Frame 1 (no input): blank canvas, image omitted
Frame 60 (no input): blank canvas, image omitted
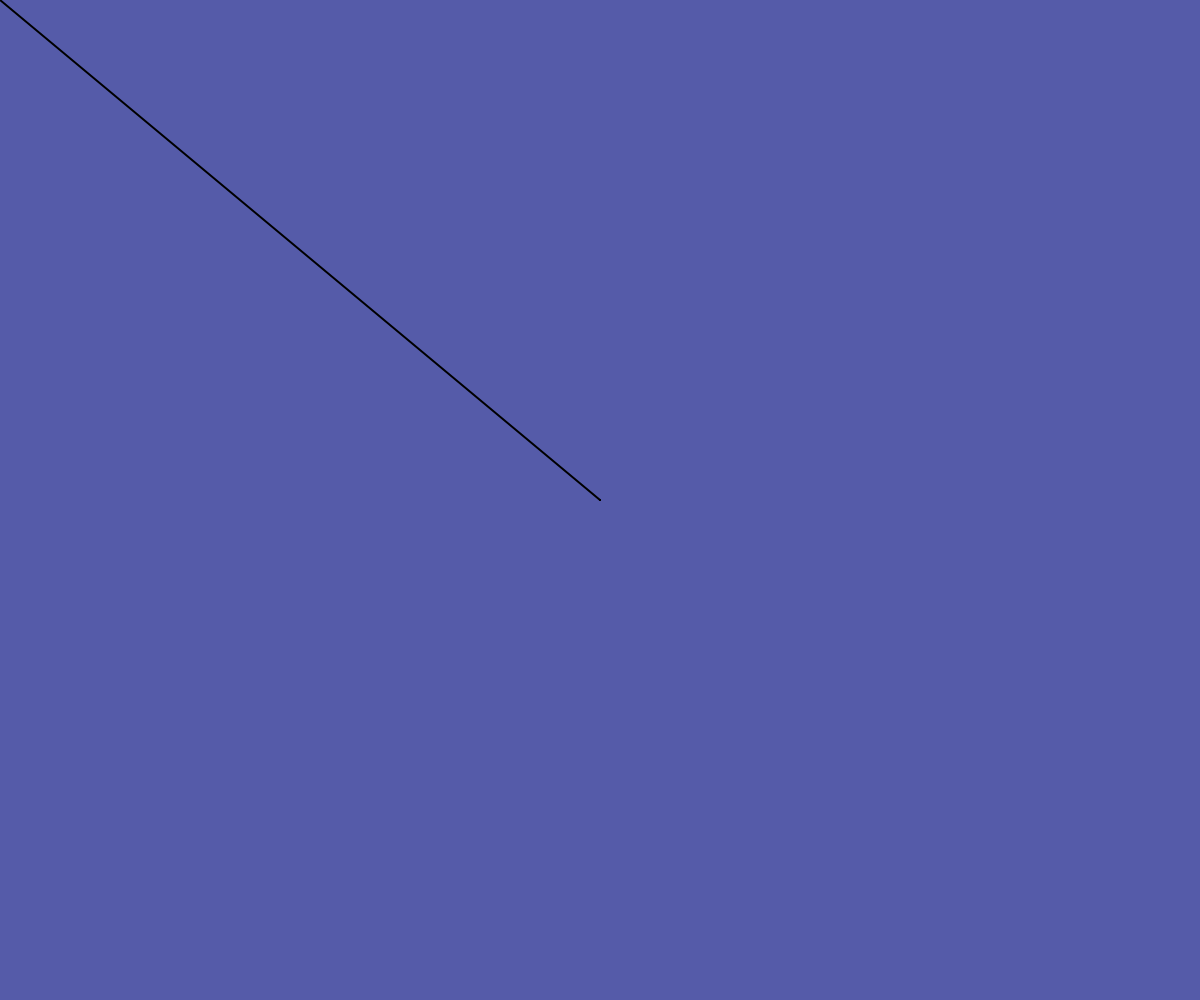
Frame 120 (the mouse pressed at the canvas centre since frame 60)

The p5.js sketch whose frames 1 and 60 were blank and that drew this single picture after the mouse press (run headless with seeded random() and noise() and a simulated clock; from frame 60 on, the mouse is pressed at the canvas centre):

// p5.js sketch
// ── sketch.js
function setup() {
	createCanvas(windowWidth, windowHeight);
	background(85,91,169);
	frameRate(600);
}

function draw() { //loops forever
	
	strokeWeight(4);

  	strokeWeight(2);
  	fill('white');
  	

	if (mouseIsPressed) {
  	 line(mouseX,mouseY,pmouseX,pmouseY);
	}

	if(keyIsPressed){
		background(85,91,169);
	}
}
